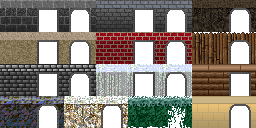
#> input picture assets/walls.png, 256 x 128 px
$ python generate_playback_bg.py
#> lines starting #> are read from the running program, lines starting #| are printed output that depends on the picture
#!/usr/bin/env python3
"""Generate playback_bg with static perspective floor.

Floor rows near horizon are compressed (far away), rows at bottom are 1:1 (close).
Ceiling remains solid blue.
"""

import os, math
from PIL import Image
from collections import Counter

SCREEN_W = 112
CEIL_H = 40
FLOOR_H = 40
TEX_SIZE = 32
CEIL_COLOR = 16

BASE_DIR = os.path.join(os.path.dirname(os.path.abspath(__file__)), os.pardir)
FLOORS_PATH = os.path.join(BASE_DIR, "assets", "floors.png")
WALLS_PATH = os.path.join(BASE_DIR, "assets", "walls.png")

def rgb_distance_sq(c1, c2):
    return sum((a - b) ** 2 for a, b in zip(c1, c2))

def nearest_index(rgb, palette):
    best, best_d = 0, float('inf')
    for i, c in enumerate(palette):
        d = rgb_distance_sq(rgb, c)
        if d < best_d:
            best_d, best = d, i
    return best

def main():
    walls_img = Image.open(WALLS_PATH).convert("RGBA")
#> walls_img is the input picture: PIL image 256x128 RGBA; mean R, G, B, A 139.1, 131.7, 122.8, 197.8
    floors_img = Image.open(FLOORS_PATH).convert("RGBA")
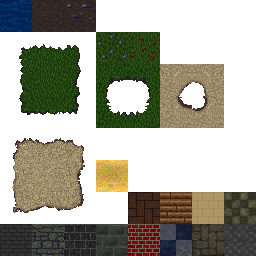
#> input picture assets/floors.png, 256 x 256 px
#> floors_img is the input picture: PIL image 256x256 RGBA; mean R, G, B, A 167.2, 166.3, 153.7, 129.8

    outer = walls_img.crop((0, 0, 32, 32))
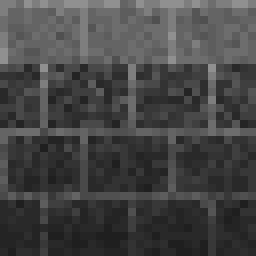
#> outer: PIL image 32x32 RGBA (shown 8 times larger); mean R, G, B, A 69, 69, 69, 255
    inner = walls_img.crop((192, 64, 224, 96))
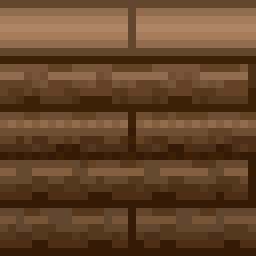
#> inner: PIL image 32x32 RGBA (shown 8 times larger); mean R, G, B, A 100.2, 68.2, 41.6, 255
    floor = floors_img.crop((32, 224, 64, 256))
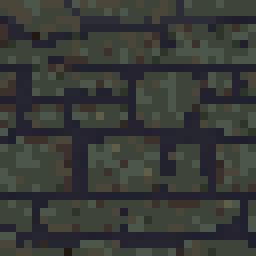
#> floor: PIL image 32x32 RGBA (shown 8 times larger); mean R, G, B, A 56.9, 58.9, 55.9, 255

    freq = Counter()
    for img in [outer, inner, floor]:
        for r, g, b, a in img.getdata():
            if a > 0:
                freq[(r, g, b)] += 1
#> this loop made 3 passes
#> after the loop, freq = 44 items
    freq.pop((0, 0, 0), None)
    selected = [c for c, _ in freq.most_common(15)]
#> selected = [(63, 68, 59), (41, 41, 41), (77, 86, 75), (98, 69, 45), (53, 27, 6), (86, 56, 30), (77, 47, 23), (36, 35, 47), (145, 108, 78), (74, 70, 57), (100, 100, 100), (62, 32, 7), (56, 56, 56), (46, 46, 46), (109, 109, 109)]
    palette = [(0, 0, 0)] + selected
#> palette = [(0, 0, 0), (63, 68, 59), (41, 41, 41), (77, 86, 75), (98, 69, 45), (53, 27, 6), (86, 56, 30), (77, 47, 23), (36, 35, 47), (145, 108, 78), (74, 70, 57), (100, 100, 100), (62, 32, 7), (56, 56, 56), (46, 46, 46), (109, 109, 109)]
    while len(palette) < 16:
        palette.append((0, 0, 0))
#> this loop made 0 passes

    # Index floor texture (row-major for easy 2D access)
    floor_rgba = list(floor.convert("RGBA").getdata())
#> floor_rgba = 1024 items, first 6: (74, 70, 57, 255), (74, 70, 57, 255), (74, 70, 57, 255), (77, 86, 75, 255), (77, 86, 75, 255), (74, 70, 57, 255)
    floor_grid = []  # floor_grid[row][col]
    for row in range(TEX_SIZE):
        row_data = []
        for col in range(TEX_SIZE):
            r, g, b, a = floor_rgba[row * TEX_SIZE + col]
            if a == 0:
                row_data.append(0)
            else:
                row_data.append(nearest_index((r, g, b), palette))
        floor_grid.append(row_data)
#> after the loop, floor_grid = 32 items

    # Generate perspective floor
    # For each floor row r (0=horizon, 39=bottom of screen):
    #   rowDistance = PROJ_CONST / (r + 0.5)  -- distance to this floor stripe
    #   For each column c (0-111):
    #     texU = (c - SCREEN_W/2) * rowDistance * TEX_SCALE + TEX_SIZE/2
    #     texV = rowDistance * TEX_SCALE
    # This creates a checkerboard-like perspective floor

    PROJ_CONST = 40.0   # controls how "deep" the perspective looks
    TEX_SCALE = 0.15     # controls texture tile density

    lines = []
    lines.append("; playback_bg: 112 columns x 80 bytes (ceiling + perspective floor)")
    lines.append("; Generated by generate_playback_bg.py")
    lines.append("playback_bg:")

    for col in range(SCREEN_W):
        col_bytes = []
        # Ceiling: 40 bytes solid blue
        for r in range(CEIL_H):
            col_bytes.append(CEIL_COLOR)

        # Floor: 40 bytes with perspective texture mapping
        for r in range(FLOOR_H):
            row_dist = PROJ_CONST / (r + 0.5)

            # texU depends on column position relative to center
            u = (col - SCREEN_W / 2) * row_dist * TEX_SCALE
            # texV depends on distance (depth into screen)
            v = row_dist * TEX_SCALE * 8

            tex_u = int(u) % TEX_SIZE
            tex_v = int(v) % TEX_SIZE

            pixel = floor_grid[tex_v][tex_u]
            col_bytes.append(pixel)

        for i in range(0, len(col_bytes), 16):
            chunk = col_bytes[i:i + 16]
            lines.append("    .db " + ", ".join(str(b) for b in chunk))
#> after the loop, lines = 563 items

    with open("data/playback_bg.asm", "w", newline="\n") as f:
        f.write("\n".join(lines) + "\n")

    print(f"Generated playback_bg with perspective floor ({SCREEN_W * (CEIL_H + FLOOR_H)} bytes)")

if __name__ == "__main__":
    main()
